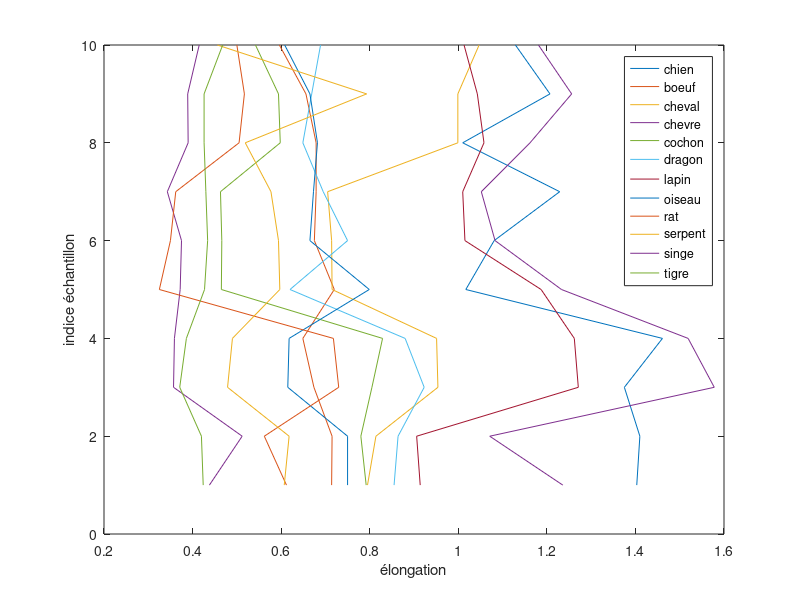
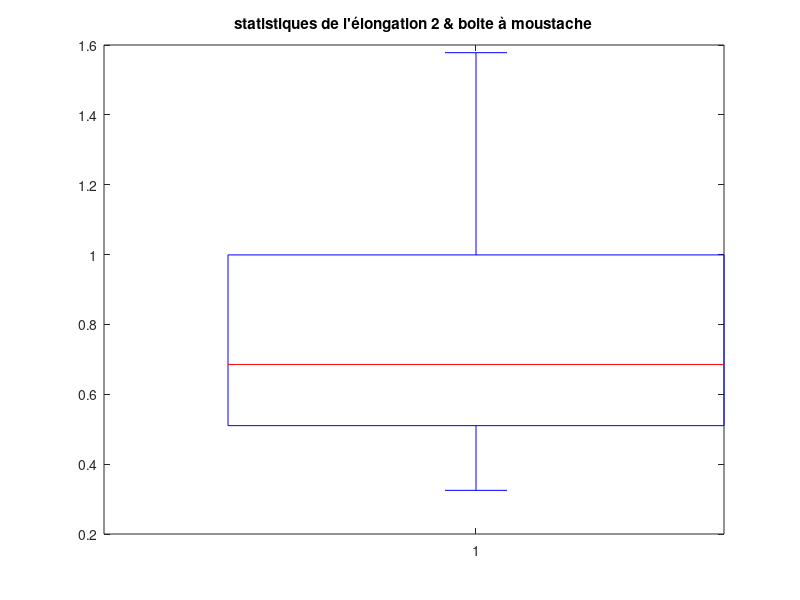
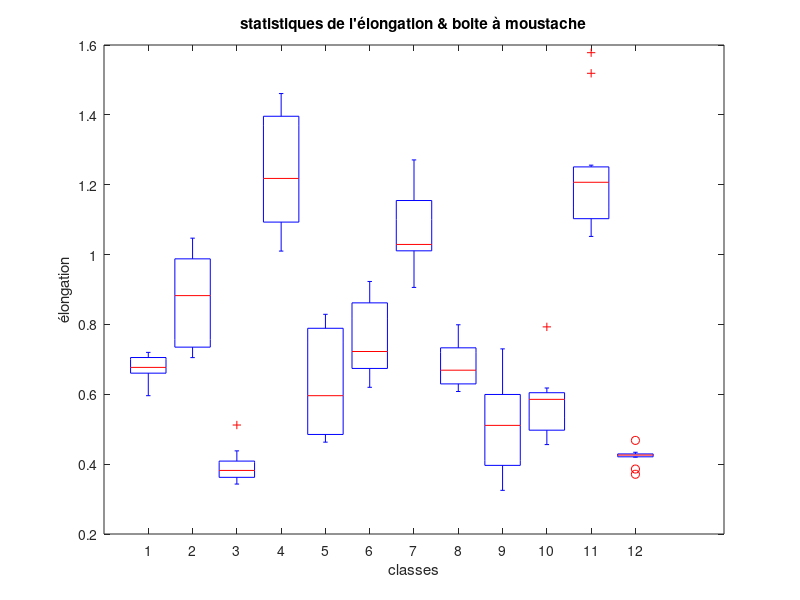

Reproduce these figures in MATLAB, in order.
close all;clear vars;

%% Data

chien = [1.403, 1.410, 1.375, 1.461, 1.017, 1.081, 1.229, 1.010, 1.207, 1.129];
boeuf = [0.714, 0.715, 0.674, 0.649, 0.720, 0.675, 0.679, 0.679, 0.656, 0.596];
cheval = [0.795, 0.814, 0.954, 0.951, 0.715, 0.714, 0.705, 0.999, 0.999, 1.047];
chevre = [0.438, 0.512, 0.357, 0.359, 0.372, 0.375, 0.343, 0.390, 0.389, 0.415];
cochon = [0.792, 0.780, 0.805, 0.829, 0.465, 0.466, 0.463, 0.598, 0.594, 0.542];
dragon = [0.855, 0.864, 0.923, 0.880, 0.620, 0.750, 0.695, 0.649, 0.669, 0.689];
lapin = [0.914, 0.906, 1.271, 1.262, 1.187, 1.015, 1.010, 1.058, 1.043, 1.013];
oiseau = [0.750, 0.750, 0.615, 0.618, 0.799, 0.665, 0.673, 0.682, 0.665, 0.608];
rat = [0.612, 0.562, 0.730, 0.718, 0.325, 0.350, 0.362, 0.505, 0.517, 0.500];
serpent = [0.607, 0.618, 0.479, 0.490, 0.597, 0.594, 0.577, 0.519, 0.793, 0.456];
singe = [1.236, 1.071, 1.578, 1.519, 1.233, 1.083, 1.052, 1.162, 1.256, 1.181];
tigre = [0.424, 0.420, 0.371, 0.386, 0.427, 0.434, 0.430, 0.426, 0.426, 0.468];

%% Tracé des données de l'élongation

indice = linspace(1,10,10);
figure();
% plot(indice, chien);hold on
% plot(indice, boeuf);hold on
% plot(indice, cheval);hold on
% plot(indice, chevre);hold on
% plot(indice, cochon);hold on
% plot(indice, dragon);hold on
% plot(indice, lapin);hold on
% plot(indice, oiseau);hold on
% plot(indice, rat);hold on
% plot(indice, serpent);hold on
% plot(indice, singe);hold on
% plot(indice, singe);hold on

plot(chien,indice);hold on
plot(boeuf,indice);hold on
plot(cheval,indice);hold on
plot(chevre,indice);hold on
plot(cochon,indice);hold on
plot(dragon,indice);hold on
plot(lapin,indice);hold on
plot(oiseau,indice);hold on
plot(rat,indice);hold on
plot(serpent,indice);hold on
plot(singe,indice);hold on
plot(tigre,indice);hold off

legend("chien", "boeuf", "cheval", "chevre", "cochon", "dragon", "lapin", "oiseau", "rat", "serpent", "singe", "tigre");
ylabel("indice échantillon");
xlabel("élongation");

%% Moyenne et écart type de la caractéristique élongation

Tab_moy = [mean(chien), mean(boeuf), mean(cheval), mean(chevre), mean(cochon), mean(dragon), mean(lapin), mean(oiseau), mean(rat), mean(serpent), mean(singe), mean(tigre)];
Tab_std = [std(chien), std(boeuf), std(cheval), std(chevre), std(cochon), std(dragon), std(lapin), std(oiseau), std(rat), std(serpent), std(singe), std(tigre)];
Moy = mean(Tab_moy);
Std = std(Tab_std);

All_data = [boeuf, cheval, chevre, chien, cochon, dragon, lapin, oiseau, rat, serpent, singe, tigre];
All_data_sorted = sort(All_data);
figure()
moustache2 = boxplot(All_data_sorted');title("statistiques de l'élongation 2 & boite à moustache")
All_data_mat = [boeuf; cheval; chevre; chien; cochon; dragon; lapin; oiseau; rat; serpent; singe; tigre];
figure()
moustache = boxplot(All_data_mat');title("statistiques de l'élongation & boite à moustache")
ylabel("élongation");
xlabel("classes");